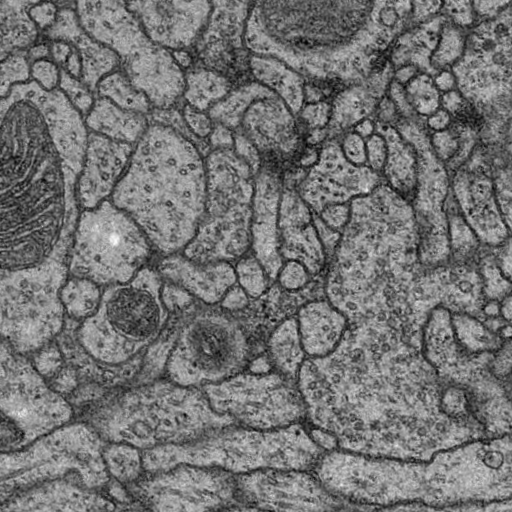
#> input picture membrane/train/image/11.png, 512 x 512 px; its folder holds 4 pictures in this run; the run also reads 2 pictures not shown here
$ python HelloWorldFileListAndLoad.py
#> lines starting #> are read from the running program, lines starting #| are printed output that depends on the picture
import os
import PIL.Image as PImage
import matplotlib.pyplot as plt

pasta = "../membrane/train/image"

list_of_files = os.scandir(pasta)

for file in list_of_files:
    file_path = os.path.join(pasta, file.name)
    image = PImage.open(file_path)
    plt.imshow(image, cmap=plt.cm.gray)
    plt.show()
#> this loop made 4 passes
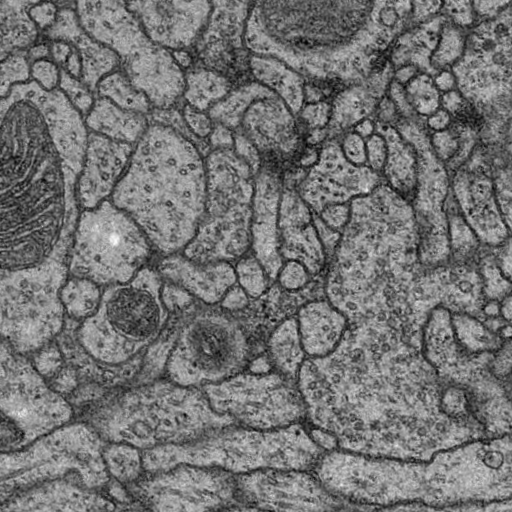
#> input picture membrane/train/image/11.png, 512 x 512 px
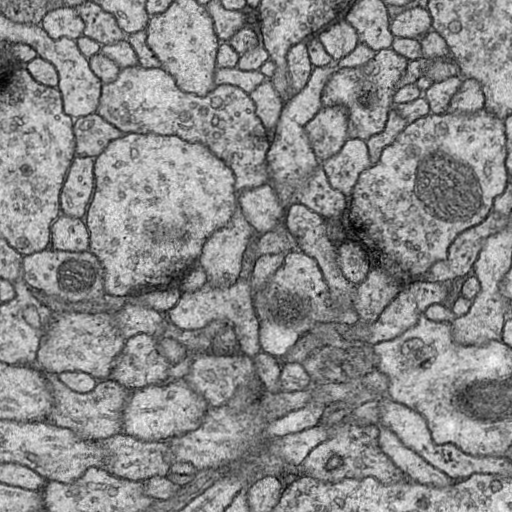
#> input picture membrane/train/image/0.png, 512 x 512 px
#> pass 3, `image = PImage.open(file_path)`:
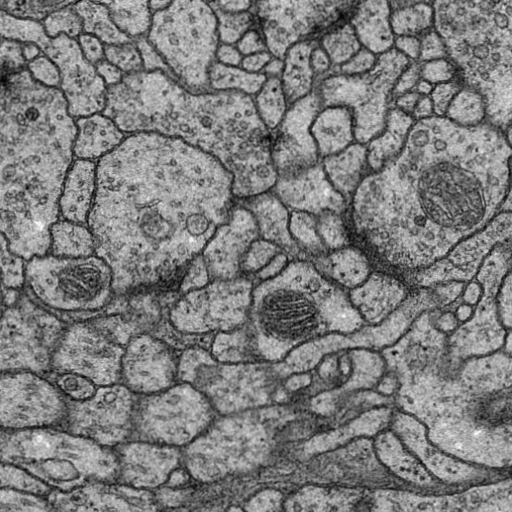
#> image: PIL image 512x512 L; min 2, max 251, mean 124.8
print("End")
